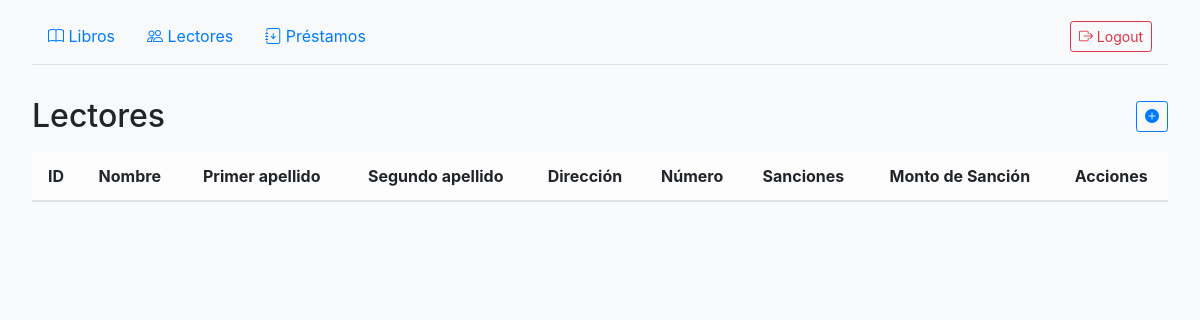
/app_biblioteca/readers/ (signed in), run on an earlier commit of the app's database.
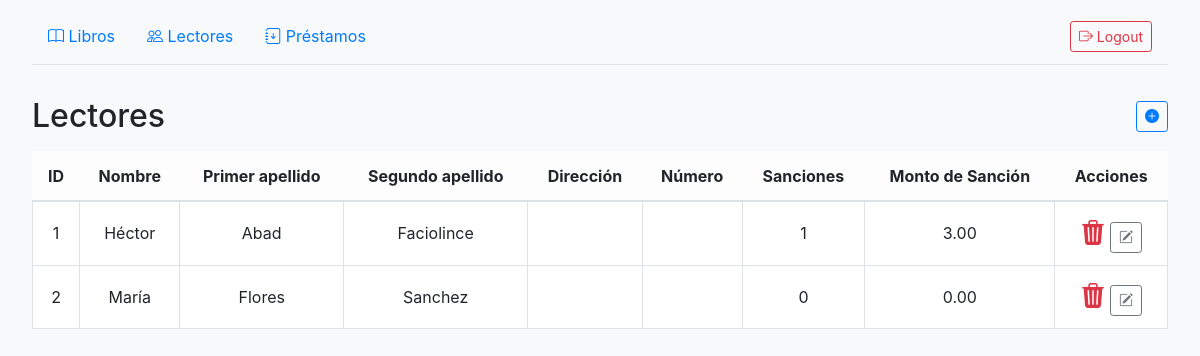
And on a later commit of the database.
### app_biblioteca/models.py (models this page shows, shortened)
class Reader(models.Model):
    name = models.CharField(max_length=30, blank=False)
    first_surname = models.CharField(max_length=30, blank=False)
    second_surname = models.CharField(max_length=30, blank=True, null=True)
    address = models.CharField(max_length=250, blank=True, null=True)
    phone = models.CharField(max_length=15, blank=True, null=True)
    sanctions = models.IntegerField(default=0)
    sanction_amount = models.DecimalField(max_digits=10, decimal_places=2, default=0.00)
    is_active = models.BooleanField(default=True)

### app_biblioteca/views.py (the view)
# urls.py: path('readers/', views.readers_view, name='readers'),
@login_required(login_url='/app_biblioteca/login/')
def readers_view(request):
   readers = Reader.objects.all()
   for reader in readers:
      print(reader.name)
   return render(request, 'readers.html', {'readers': readers})

### app_biblioteca/templates/readers.html (shortened to what this page needs)
{% load static %}
<!DOCTYPE html>
<html lang="en">
<head>
    <link rel="stylesheet" href="{% static 'bootstrap/css/bootstrap.min.css' %}">
    <link rel="stylesheet" href="{% static 'bootstrap/css/bootstrap-icons.css' %}">
    <link rel="stylesheet" href="{% static 'css/main.css' %}?v=1">
</head>
<body>
    {% block content %}
    <div class="top-bar px-3 py-2 border-bottom">
        <div class="d-flex justify-content-between align-items-center w-100">
            <div class="d-flex align-items-center">
                <a href="{% url 'books' %}" class="nav-link"><i class="bi bi-book"></i> Libros</a>
                <a href="{% url 'readers' %}" class="nav-link"><i class="bi bi-people"></i> Lectores</a>
                <a href="{% url 'main' %}" class="nav-link"><i class="bi bi-journal-arrow-down"></i> Préstamos</a>
            </div>
            <div class="d-flex align-items-center">
                <div class="user-info">
                    <form action="{% url 'logout' %}" method="post">
                        <button type="submit" class="btn btn-outline-danger btn-sm">
                            <i class="bi bi-box-arrow-right"></i> Logout
                        </button>
                    </form>
                </div>
            </div>
        </div>
    </div>
    <div class="page-header d-flex align-items-center justify-content-between">
        <h2>Lectores</h2>
        <button class="btn btn-sm btn-outline-primary" title="Crear Lector" onclick="abrir_modal_creacion('{% url 'create_reader' %}')">
            <i class="bi bi-plus-circle-fill fs-l"></i>
        </button>
    </div>
    <div class="table-responsive mt-3">
        <table class="table table-bordered table-hover text-center align-middle bg-white">
            <thead class="table-light">
                <tr>
                    <th>ID</th>
                    <th>Nombre</th>
                    <th>Primer apellido</th>
                    <th>Segundo apellido</th>
                    <th>Dirección</th>
                    <th>Número</th>
                    <th>Sanciones</th>
                    <th>Monto de Sanción</th>
                    <th>Acciones</th>
                </tr>
            </thead>
            <tbody>
                {% for reader in readers %}
                <tr data-readerid="{{ reader.id }}">
                    <td>{{ reader.id }}</td>
                    <td>{{ reader.name }}</td>
                    <td>{{ reader.first_surname }}</td>
                    <td>
                        {% if reader.second_surname %}
                            {{ reader.second_surname }}
                        {% endif %}
                    </td>
                    <td>
                    </td>
                    <td>
                    </td>
                    <td>{{ reader.sanctions }}</td>
                    <td>{{ reader.sanction_amount }}</td>
                    <td>
                        <span class="act-btn delete-reader text-danger" title="Borrar Lector" style="cursor: pointer; font-size:25px;">
                            <i class="bi bi-trash3-fill fs-5"></i>
                        </span>
                        <button class="btn btn-sm btn-outline-secondary" title="Editar Lector" onclick="abrir_modal_edicion('{% url 'edit_reader' reader.id %}')">
                            <i class="bi bi-pencil-square"></i>
                        </button>
                    </td>
                </tr>
                {% endfor %}
            </tbody>
        </table>
    </div>
    {% endblock %}
</body>
</html>

What changed in the data, as far as the page shows it:
added Reader: id "1", name "Héctor", first_surname "Abad", second_surname "Faciolince", sanctions "1", sanction_amount "3.00"
added Reader: id "2", name "María", first_surname "Flores", second_surname "Sanchez", sanctions "0", sanction_amount "0.00"
